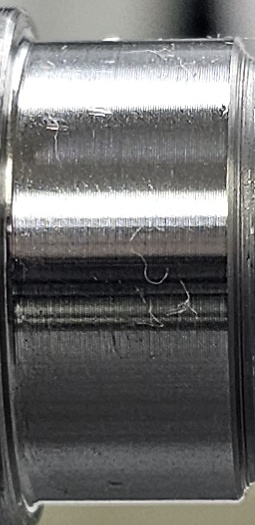
#> input picture Day017-2/test_roi.jpg, 255 x 525 px, found by its file name
$ python main.py
#> lines starting #> are read from the running program, lines starting #| are printed output that depends on the picture; after the words box and inside, x2 and y2 are one past the last pixel; in counts of white or black regions, pixels touching at a corner belong together; long printed decimals are rounded
import cv2
import numpy as np
from pathlib import Path


# ---------------------------------
# 1. Day016에서 구한 고정 캘리브레이션 값
# ---------------------------------

MM_PER_PIXEL = 0.0436166


# ---------------------------------
# 2. 새 검증 ROI 이미지 읽기
# ---------------------------------

image_path = Path("Day017-2/test_roi.jpg")

image = cv2.imread(str(image_path))
#> image is the input picture: shape (525, 255, 3); mean B, G, R 109.6, 110.3, 110.4

if image is None:
    raise FileNotFoundError("검증용 ROI 이미지를 찾을 수 없습니다.")


# ---------------------------------
# 3. GRAY 변환
# ---------------------------------

gray = cv2.cvtColor(
    image,
    cv2.COLOR_BGR2GRAY
)
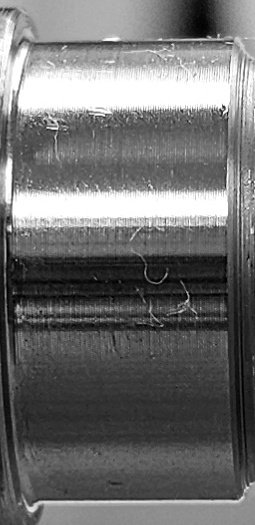
#> gray: shape (525, 255); min 0, max 255, mean 110.2


# ---------------------------------
# 4. Blur
# ---------------------------------

blur = cv2.GaussianBlur(
    gray,
    (5, 5),
    0
)
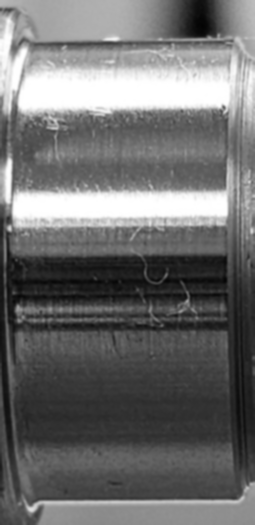
#> blur: shape (525, 255); min 3, max 255, mean 110.2


# ---------------------------------
# 5. Edge 검출
# ---------------------------------

edge = cv2.Canny(
    blur,
    50,
    150
)
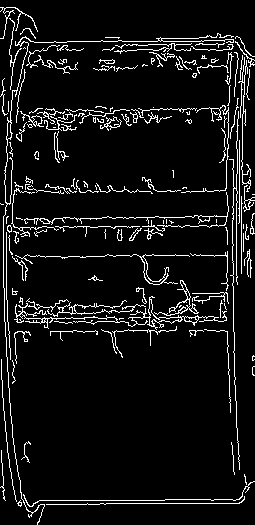
#> edge: shape (525, 255); 7.3% white in thin lines or dots


# ---------------------------------
# 6. 이미지 크기
# ---------------------------------

height, width = edge.shape
#> height = 525; width = 255

center_y = height // 2
#> center_y = 262

print("ROI width :", width)
#| ROI width : 255
print("ROI height :", height)
#| ROI height : 525
print("center_y :", center_y)
#| center_y : 262


# ---------------------------------
# 7. 중앙 측정 영역 지정
# ---------------------------------

x_start = int(width * 0.25)
#> x_start = 63
x_end = int(width * 0.75)
#> x_end = 191

sample_count = 7

x_positions = np.linspace(
    x_start,
    x_end,
    sample_count,
    dtype=int
)
#> x_positions = [63, 84, 105, 127, 148, 169, 191]


# ---------------------------------
# 8. 여러 위치에서 외경 측정
# ---------------------------------

diameters = []

result = image.copy()


for x in x_positions:

    x1 = max(0, x - 2)
    x2 = min(width, x + 3)

    strip = edge[:, x1:x2]

    row_scores = np.sum(
        strip > 0,
        axis=1
    )


    # 상단 Edge
    top_scores = row_scores[:center_y]

    y_top = np.argmax(
        top_scores
    )


    # 하단 Edge
    y_bottom = None

    for y in range(center_y, height):

        if row_scores[y] >= 2:
            y_bottom = y


    if y_bottom is None:

        print("하단 Edge 검출 실패 :", x)

        continue


    # 외경 계산
    diameter_pixel = y_bottom - y_top

    diameters.append(
        diameter_pixel
    )


    print(
        "x :", x,
        "top :", y_top,
        "bottom :", y_bottom,
        "diameter :", diameter_pixel
    )


    # 상단 점
    cv2.circle(
        result,
        (x, y_top),
        5,
        (0, 0, 255),
        -1
    )


    # 하단 점
    cv2.circle(
        result,
        (x, y_bottom),
        5,
        (255, 0, 0),
        -1
    )


    # 측정선
    cv2.line(
        result,
        (x, y_top),
        (x, y_bottom),
        (0, 255, 0),
        2
    )
#> this loop made 7 passes
#> (y_top, diameter_pixel) on passes 1 to 7: (42, 462), (41, 463), (41, 463), (41, 462), (41, 462), (38, 465), (38, 465)
#| x : 63 top : 42 bottom : 504 diameter : 462
#| x : 84 top : 41 bottom : 504 diameter : 463
#| x : 105 top : 41 bottom : 504 diameter : 463
#| x : 127 top : 41 bottom : 503 diameter : 462
#| x : 148 top : 41 bottom : 503 diameter : 462
#| x : 169 top : 38 bottom : 503 diameter : 465
#| x : 191 top : 38 bottom : 503 diameter : 465
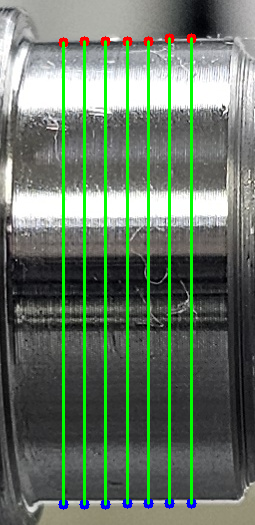
#> result: shape (525, 255, 3); 7.96% of pixels changed, all inside (x1, y1, x2, y2) = (58, 33, 197, 510)
#> after the loop, diameters = [462, 463, 463, 462, 462, 465, 465]


# ---------------------------------
# 9. 대표 외경(pixel)
# ---------------------------------

if len(diameters) == 0:
    raise RuntimeError("유효한 외경 측정값이 없습니다.")


median_pixel = np.median(
    diameters
)
#> median_pixel = 463

mean_pixel = np.mean(
    diameters
)
#> mean_pixel = 463.1


print()
print("측정값(pixel) :", diameters)
#| 측정값(pixel) : [462, 463, 463, 462, 462, 465, 465]
print("평균 외경(pixel) :", mean_pixel)
#| 평균 외경(pixel) : 463.143
print("대표 외경(pixel) :", median_pixel)
#| 대표 외경(pixel) : 463.0


# ---------------------------------
# 10. Pixel → mm 변환
# ---------------------------------

measured_mm = (
    median_pixel
    * MM_PER_PIXEL
)
#> measured_mm = 20.19

print()
print("영상 측정 외경(mm) :", measured_mm)
#| 영상 측정 외경(mm) : 20.194


# ---------------------------------
# 11. 실제 계측기값 입력
# ---------------------------------

actual_mm = float(
    input("새 데이터의 실제 계측기 외경(mm)을 입력하세요 : ")
)
#> the answer given: 3


# ---------------------------------
# 12. 오차 계산
# ---------------------------------

error_mm = (
    measured_mm
    - actual_mm
)
#> error_mm = 17.19

error_um = (
    error_mm
    * 1000
)
#> error_um = 17194.5

abs_error_um = abs(
    error_um
)
#> abs_error_um = 17194.5


print()
print("영상 측정값(mm) :", measured_mm)
#| 영상 측정값(mm) : 20.194
print("실제 계측값(mm) :", actual_mm)

print("오차(mm) :", error_mm)
#| 오차(mm) : 17.194
print("오차(μm) :", error_um)
#| 오차(μm) : 17194.4858
print("절대오차(μm) :", abs_error_um)
#| 절대오차(μm) : 17194.4858


# ---------------------------------
# 13. 10 μm 기준 판정
# ---------------------------------

if abs_error_um <= 10:

    judgment = "PASS"

else:

    judgment = "FAIL"


print("10 μm 기준 :", judgment)


# ---------------------------------
# 14. 이미지에 결과 표시
# ---------------------------------

text1 = f"Vision: {measured_mm:.3f} mm"
#> text1 = 'Vision: 20.194 mm'

text2 = f"Actual: {actual_mm:.3f} mm"

text3 = f"Error: {error_um:.1f} um"
#> text3 = 'Error: 17194.5 um'

text4 = f"Result: {judgment}"


cv2.putText(
    result,
    text1,
    (10, 30),
    cv2.FONT_HERSHEY_SIMPLEX,
    0.6,
    (0, 255, 0),
    2
)

cv2.putText(
    result,
    text2,
    (10, 60),
    cv2.FONT_HERSHEY_SIMPLEX,
    0.6,
    (0, 255, 0),
    2
)

cv2.putText(
    result,
    text3,
    (10, 90),
    cv2.FONT_HERSHEY_SIMPLEX,
    0.6,
    (0, 255, 0),
    2
)

cv2.putText(
    result,
    text4,
    (10, 120),
    cv2.FONT_HERSHEY_SIMPLEX,
    0.6,
    (0, 255, 0),
    2
)
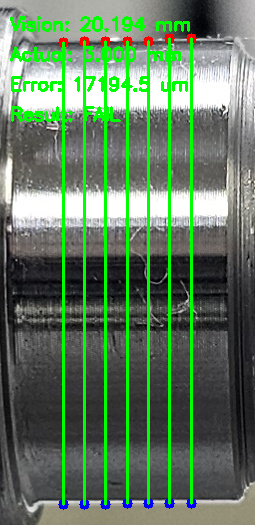
#> result: shape (525, 255, 3); mean B, G, R 96.7, 122.2, 97.5


# ---------------------------------
# 15. 저장
# ---------------------------------

output_dir = Path("Day017-2")

output_dir.mkdir(exist_ok=True)


cv2.imwrite(
    str(output_dir / "edge.jpg"),
    edge
)


cv2.imwrite(
    str(output_dir / "validation_result.jpg"),
    result
)


print()
print("저장 완료 : Day017-2/validation_result.jpg")

$ run again, with Day017-2/sample.jpg copied over Day017-2/test_roi.jpg
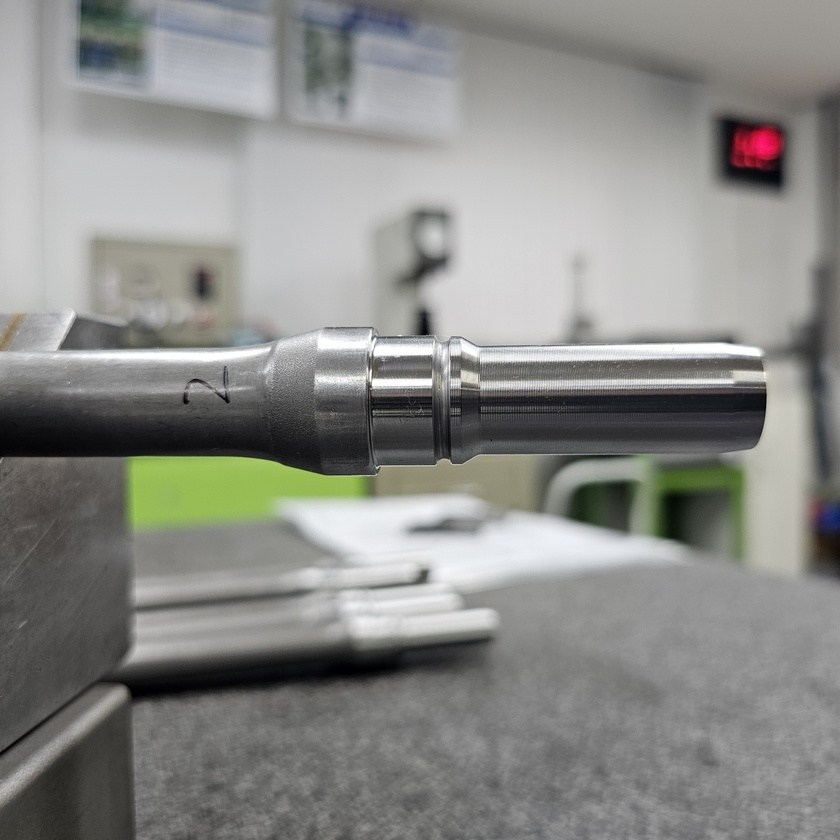
#> input picture Day017-2/sample.jpg, 840 x 840 px, shrunk from 2992 x 2992 before the run, found by its file name
#> image is the input picture: shape (840, 840, 3); mean B, G, R 135.6, 138.9, 138.4
#> `edge = cv2.Canny( blur, 50, 150 )`:
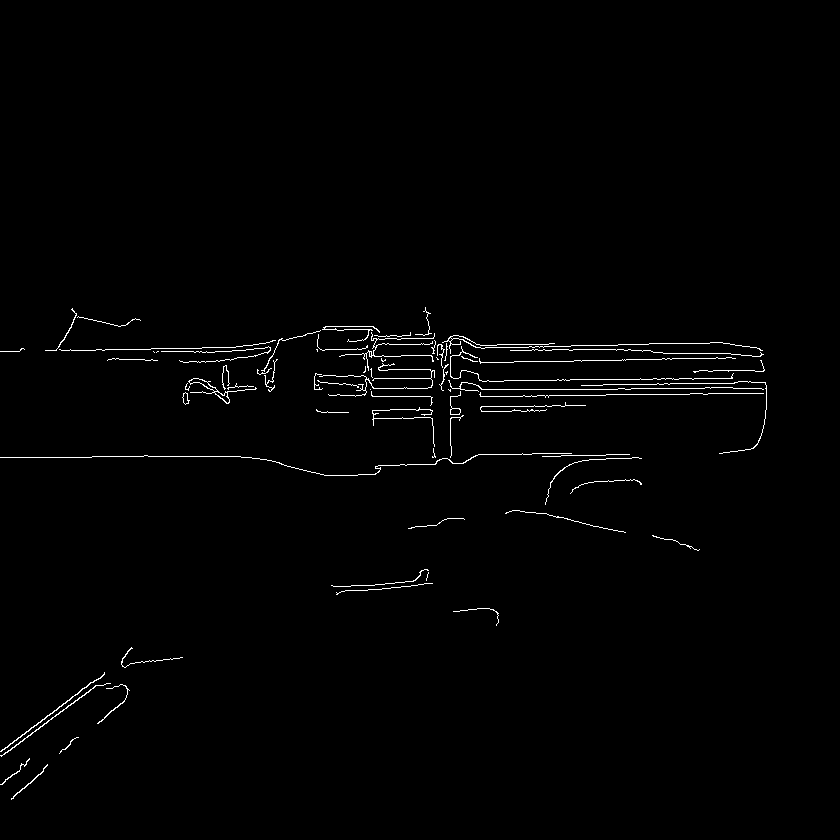
#> edge: shape (840, 840); 1.1% white in thin lines or dots, all inside (x1, y1, x2, y2) = (0, 307, 767, 800)
#| ROI width : 840
#| ROI height : 840
#| center_y : 420
#> the loop `for x in x_positions: ` made 7 passes
#> (y_top, diameter_pixel) on passes 1 to 7: (347, 109), (339, 125), (326, 264), (334, 250), (345, 264), (346, 171), (344, 136)
#> (printed output is left out)
#> after the loop `for x in x_positions:`: diameters = [109, 125, 264, 250, 264, 171, 136]
#> median_pixel = 171
#> mean_pixel = 188.4
#| 측정값(pixel) : [109, 125, 264, 250, 264, 171, 136]
#| 평균 외경(pixel) : 188.429
#| 대표 외경(pixel) : 171.0
#> measured_mm = 7.46
#| 영상 측정 외경(mm) : 7.458
#> error_mm = 4.46
#> error_um = 4458.4
#| 영상 측정값(mm) : 7.458
#| 오차(mm) : 4.458
#| 오차(μm) : 4458.4386
#| 절대오차(μm) : 4458.4386
#> text1 = 'Vision: 7.458 mm'
#> text3 = 'Error: 4458.4 um'
#> `cv2.putText( result, text4, (10, 120), cv2.FONT_HERSHEY_SIMPLEX, 0.6, ..`:
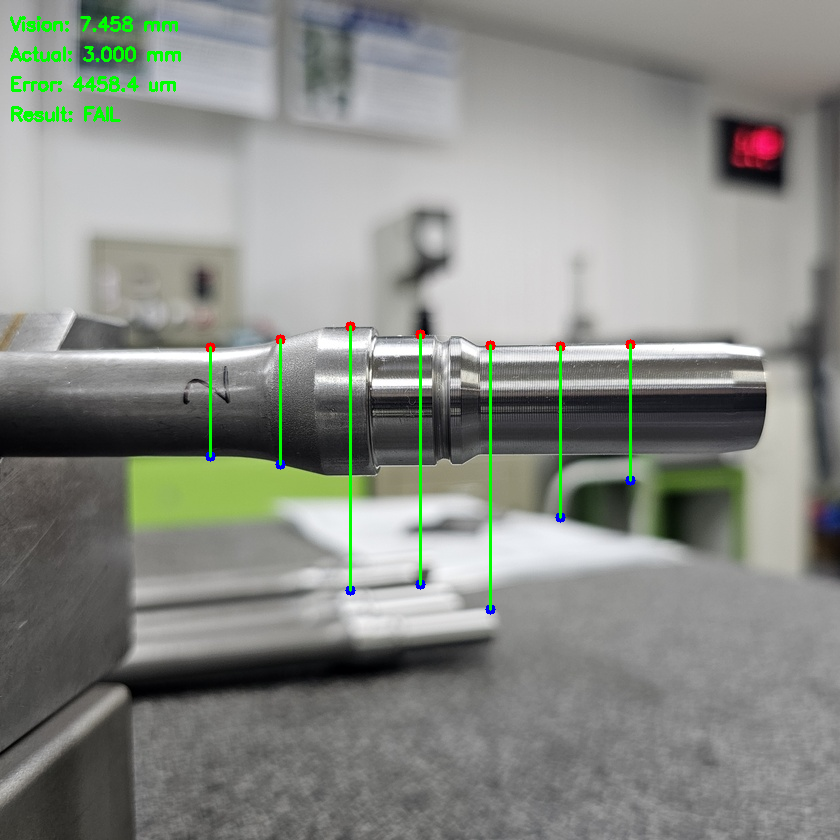
#> result: shape (840, 840, 3); mean B, G, R 134, 140, 136.8
